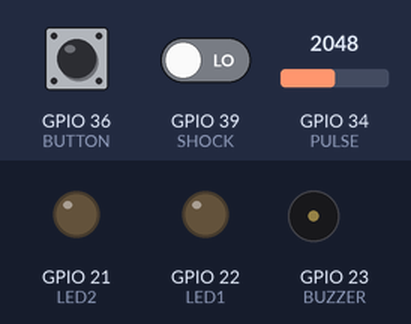
Simulated run of this program. Board: ESP32. Shown: output pins drawn as LEDs (lit = HIGH), buzzer (waves = sounding, pin HIGH). Dashed ring = blinking. The inputs (shaded band) are chosen by the test bench; at power-on: GPIO 36 (BUTTON) LOW, GPIO 34 (PULSE) = 2048, GPIO 39 (SHOCK) LOW. WiFi joins after 1.5 s; servers stay silent unless stated; no MQTT or app messages arrive unless stated; what the program prints to the serial monitor is not drawn.

Above: at 2.7 s.
2.8 s: GPIO 36 (BUTTON) pulled HIGH for 0.15 s
At 3.6 s:
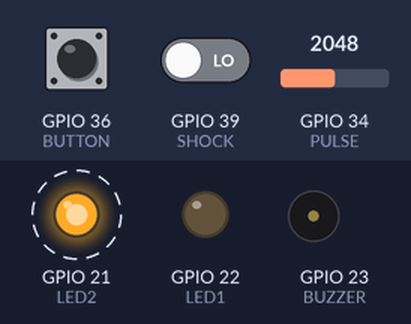
5.9 s: GPIO 36 (BUTTON) pulled HIGH for 1 s
At 5.9 s:
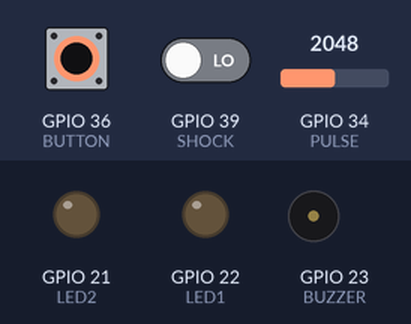
8.4 s: GPIO 36 (BUTTON) pulled HIGH for 3.2 s
At 9.2 s:
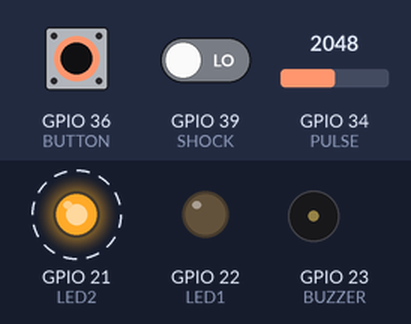
Timing chart, 0 to 20.6 s (numbered marks = the images above; inputs shaded):
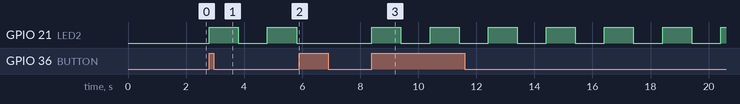

Measured:
- after the input at 2.8 s, GPIO 21 (LED2): alternates HIGH for 1.0 s and LOW for 1.0 s, starting at once
- after the input at 5.9 s, GPIO 21 (LED2): stays LOW (without the input it goes to HIGH after 0.91 s)
- after the input at 8.4 s, GPIO 21 (LED2): alternates HIGH for 1.0 s and LOW for 1.0 s, starting at once

The program:

main.cpp
```cpp
#include <Arduino.h>
#include <WiFi.h>
#include <PubSubClient.h>

// Parametros Wifi
const char *SSID = "Flia BC";        // name of your WiFi network
const char *PASSWD = "43675702LMcc"; // password of the WiFi network
WiFiClient wClient;

/* ----- MQTT ----- */
const char *mqttBroker = "192.168.1.6"; // IP address of your MQTT
const char *ID = "pulse-bracelet";      // Name of our device, must be unique
// Topics
const char *topic1 = "shock";
const char *topic2 = "pulse";
const char *topic3 = "emergency";

// Setup MQTT client
PubSubClient mqttClient(wClient);

// put function declarations here:
void setup_wifi();
void mqttConnect();
void sendData();
void emergencyCheck();
void alarm();

// Variables del programa
#define BUTTON 36
#define SHOCK 39
#define PULSE 34

#define BUZZER 23
#define LED1 22
#define LED2 21

#define SERIAL_SPEED 115200

int belowThreshold = 1500;
bool active = false;
int lastButtonState = LOW;

int pulseCounter = 0;
int shockCounter = 0;
bool shockUndetected = false;
bool belowPulseThreshold = false;
bool emergency = false;

void setup()
{
  // Serial
  Serial.begin(SERIAL_SPEED);
  // WiFi
  setup_wifi();
  // MQTT setup
  mqttClient.setServer(mqttBroker, 1883);

  pinMode(LED1, OUTPUT);
  pinMode(LED2, OUTPUT);
  pinMode(PULSE, INPUT);
  pinMode(BUZZER, OUTPUT);
  pinMode(BUTTON, INPUT);
  pinMode(SHOCK, INPUT);
}

void loop()
{
  // Check if we are still connected to the MQTT broker
  if (!mqttClient.connected())
  {
    mqttConnect();
  }
  // Let PubSubClient library do his magic
  mqttClient.loop();
  // active or deactive
  int buttonState = digitalRead(BUTTON);
  Serial.println(buttonState);
  if (buttonState != lastButtonState)
  { // Si el estado del botón ha cambiado
    if (buttonState == HIGH)
    {                   // Si el botón está presionado
      active = !active; // Cambia el estado de 'active'
    }
    lastButtonState = buttonState; // Actualiza el estado anterior del botón
  }
  // data to send
  if (active)
  {
    sendData();
    emergencyCheck();
  }
  else
  {
    emergency = false;
  }
}

void emergencyCheck()
{
  int shockState = digitalRead(SHOCK);
  if (shockState == HIGH)
  {
    shockUndetected = true;
  }
  else
  {
    shockUndetected = false;
  }

  if (shockUndetected)
  {
    if (shockCounter < 10)
    {
      shockCounter++;
    }
    else
    {
      emergency = true;
      alarm();
    }
  }
  else
  {
    mqttClient.publish(topic3, "0");
    shockCounter = 0;
    emergency = false;
  }

  int pulseState = analogRead(PULSE);
  if (pulseState < belowThreshold)
  {
    belowPulseThreshold = true;
  }
  else
  {
    belowPulseThreshold = false;
  }

  if (belowPulseThreshold)
  {
    if (pulseCounter < 10)
    {
      pulseCounter++;
    }
    else
    {
      emergency = true;
      alarm();
    }
  }
  else
  {
    pulseCounter = 0;
    shockCounter = 0;
    emergency = false;
    mqttClient.publish(topic3, "0");
  }
  delay(1000);
}

void alarm()
{
  mqttClient.publish(topic3, "1");
  if (emergency)
  {
    tone(BUZZER, 440, 200);
    delay(100);
    noTone(BUZZER);
    digitalWrite(LED1, HIGH);

    tone(BUZZER, 494, 500);
    delay(300);
    noTone(BUZZER);
    digitalWrite(LED1, LOW);

    tone(BUZZER, 523, 300);
    delay(300);
    noTone(BUZZER);
  }
}

void sendData()
{
  digitalWrite(LED2, HIGH);
  int shockState = digitalRead(SHOCK);
  mqttClient.publish(topic1, String(shockState).c_str());

  int pulseState = analogRead(PULSE);
  mqttClient.publish(topic2, String(pulseState).c_str());

  delay(1000);
  digitalWrite(LED2, LOW);
}

// Wifi conection
void setup_wifi()
{
  Serial.print("\nConnecting to ");
  Serial.println(SSID);

  WiFi.begin(SSID, PASSWD); // Connect to network

  while (WiFi.status() != WL_CONNECTED)
  { // Wait for connection
    delay(500);
    Serial.print(".");
  }

  Serial.println();
  Serial.println("WiFi connected");
  Serial.print("IP address: ");
  Serial.println(WiFi.localIP());
}

// --- MQTT ---
void mqttConnect()
{
  // Loop until we're reconnected
  while (!mqttClient.connected())
  {
    Serial.print("Attempting MQTT connection...");
    if (mqttClient.connect(ID))
    {
      Serial.println("OK");
      // Topic(s) subscription
      // En este ejemplo solo se publica
    }
    else
    {
      // Retry connection
      Serial.print("failed, rc=");
      Serial.print(mqttClient.state());
      Serial.println(" try again in 5 seconds");
      delay(5000);
    }
  }
}
```
